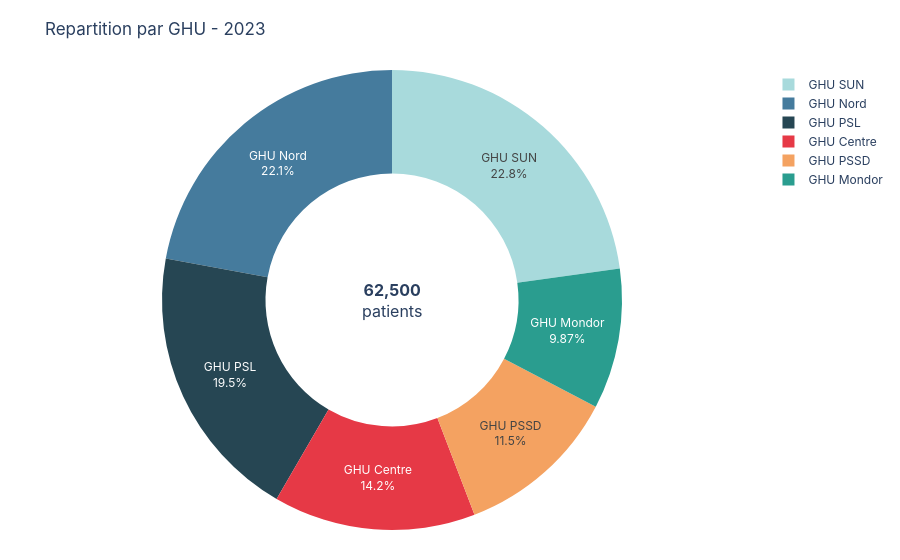

Here is the notebook cell this chart was saved with:
### Markdown cell above
## Section 4 — Répartition entre les groupes hospitaliers (GHU)

`donut_market_share` (dernière année) + `bar_comparison` (évolution groupée).

### Code cell
ghu_last = ghu_total[ghu_total.annee == last_year]
fig_donut = donut_market_share(ghu_last, 'entite', 'nb_patients',
                               f'Repartition par GHU - {last_year}')
fig_donut.show()

### Figure 1 — Plotly figure (JSON) as saved in the notebook; plotly's stock layout.template omitted (floating-point values rounded to 4 significant figures)
{"data": [{"hole": 0.55, "hovertemplate": "<b>%{label}</b><br>%{value:,.0f} patients<br>%{percent}<extra></extra>", "labels": ["GHU Centre", "GHU Mondor", "GHU Nord", "GHU PSL", "GHU PSSD", "GHU SUN"], "marker": {"colors": ["#E63946", "#2A9D8F", "#457B9D", "#264653", "#F4A261", "#A8DADC"]}, "sort": true, "textinfo": "label+percent", "type": "pie", "values": [8878, 6166, 13817, 12205, 7179, 14255]}], "layout": {"annotations": [{"font": {"size": 16}, "showarrow": false, "text": "<b>62,500</b><br>patients", "x": 0.5, "xanchor": "center", "y": 0.5}], "font": {"family": "Inter, Arial, sans-serif"}, "legend": {"font": {"size": 12}}, "margin": {"b": 30, "l": 30, "r": 30, "t": 70}, "paper_bgcolor": "white", "showlegend": true, "title": {"font": {"size": 17}, "text": "Repartition par GHU - 2023"}}}
